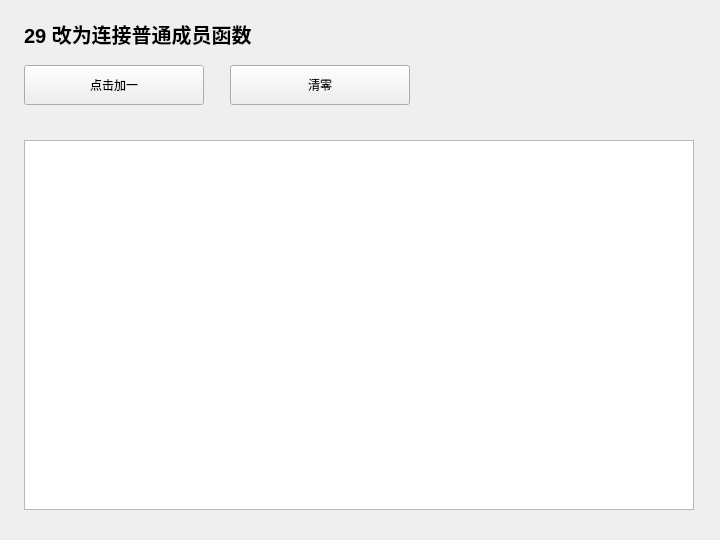
<?xml version="1.0" encoding="UTF-8"?>
<ui version="4.0">
 <class>Widget</class>
 <widget class="QWidget" name="Widget">
  <property name="geometry">
   <rect>
    <x>0</x>
    <y>0</y>
    <width>720</width>
    <height>540</height>
   </rect>
  </property>
  <property name="windowTitle">
   <string>29 改为连接普通成员函数</string>
  </property>
  <widget class="QLabel" name="headingLabel">
   <property name="geometry">
    <rect>
     <x>24</x>
     <y>18</y>
     <width>670</width>
     <height>32</height>
    </rect>
   </property>
   <property name="text">
    <string>29 改为连接普通成员函数</string>
   </property>
   <property name="font">
    <font>
     <pointsize>15</pointsize>
     <bold>true</bold>
    </font>
   </property>
  </widget>
  <widget class="QPlainTextEdit" name="outputEdit">
   <property name="geometry">
    <rect>
     <x>24</x>
     <y>140</y>
     <width>670</width>
     <height>370</height>
    </rect>
   </property>
   <property name="readOnly">
    <bool>true</bool>
   </property>
  </widget>
  <widget class="QPushButton" name="runButton">
   <property name="geometry">
    <rect>
     <x>24</x>
     <y>65</y>
     <width>180</width>
     <height>40</height>
    </rect>
   </property>
   <property name="text">
    <string>点击加一</string>
   </property>
  </widget>
  <widget class="QPushButton" name="resetButton">
   <property name="geometry">
    <rect>
     <x>230</x>
     <y>65</y>
     <width>180</width>
     <height>40</height>
    </rect>
   </property>
   <property name="text">
    <string>清零</string>
   </property>
  </widget>
 </widget>
 <resources />
 <connections />
</ui>
